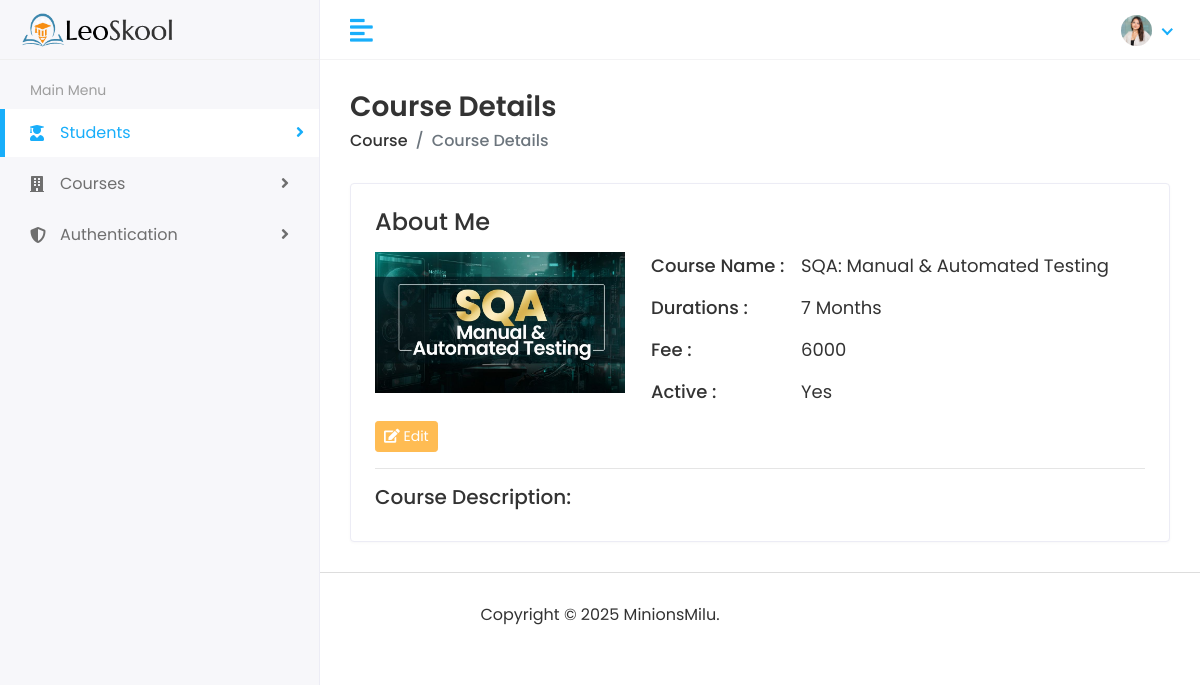
The app's page /course_detail/1/ (signed in) with its own data.
### student/models.py (models this page shows, shortened)
class Course(models.Model):
    name = models.CharField(max_length=100, unique=True)
    duration = models.IntegerField()
    fee = models.IntegerField()
    active = models.BooleanField(default=True)
    image = models.ImageField(upload_to=course_directory_path, default='Course_default.jpg')

### student/views.py (the view)
# urls.py: path('course_detail/<int:id>/', views.course_detail, name='course_detail'),
@login_required
def course_detail(request, id):
    course = Course.objects.get(id=id)
    return render(request, 'students/course_details.html', {'course': course})

### templates/students/course_details.html (shortened to what this page needs)
{% extends 'layout/base.html' %}
{% load static %}
{% block content %}
<div class="page-wrapper">
    <div class="content container-fluid">
        <div class="page-header">
            <div class="row">
                <div class="col-sm-12">
                    <h3 class="page-title">Course Details</h3>
                    <ul class="breadcrumb">
                        <li class="breadcrumb-item"><a href="">Course</a></li>
                        <li class="breadcrumb-item active">Course Details</li>
                    </ul>
                </div>
            </div>
        </div>
        <div class="card">
            <div class="card-body">
                <div class="row">
                    <div class="col-md-12">
                        <div class="about-info">
                            <h4>About Me</h4>
                            <div class="media mt-3">
                                <img src="{{course.image.url}}" class="mr-3" alt="...">
                                <div class="media-body">
                                    <ul>
                                        <li>
                                            <span class="title-span">Course Name : </span>
                                            <span class="info-span">{{course.name}}</span>
                                        </li>
                                        <li>
                                            <span class="title-span">Durations : </span>
                                            <span class="info-span">{{course.duration}} Months</span>
                                        </li>
                                        <li>
                                            <span class="title-span">Fee : </span>
                                            <span class="info-span">{{course.fee}}</span>
                                        </li>
                                        <li>
                                            <span class="title-span">Active : </span>
                                            <span class="info-span">{% if course.active %}
                                                Yes
                                            {% else %}
                                            Not
                                            {% endif %}</span>
                                        </li>
                                    </ul>
                                </div>
                            </div>
                            <div>
                                <a href="{% url 'course_update' course.id %}" class="btn btn-primary btn-sm"><i
                                        class="fa fa-edit"></i> Edit</a>
                            </div>
                            <hr>
                            <div class="row mt-2">
                                <div class="col-md-12">
                                    <h5>Course Description:</h5>
                                </div>
                            </div>
                        </div>
                    </div>
                </div>
            </div>
        </div>
    </div>
</div>
{% endblock content %}

### static/assets/css/style.css (style rules this page uses)
html { height: 100%; }
body { background-color: #fff; color: #333; font-family: 'Poppins', sans-serif; font-size: 1rem; height: 100%; line-height: 1.5; overflow-x: hidden; }
h1, h2, h3, h4, h5, h6 { font-family: 'Poppins', sans-serif; margin-top: 0; }
a { color: #009ce7; }
input, button, a { transition: all 0.4s ease; -moz-transition: all 0.4s ease; -o-transition: all 0.4s ease; -ms-transition: all 0.4s ease; -webkit-transition: all 0.4s ease; }
ul, ol { padding: 0px; list-style: none; }
.btn-primary { background-color: #FFBC53; border: 1px solid #FFBC53; }
.card { border: 1px solid #ececf5; box-shadow: 0 1px 3px 0 rgba(0, 0, 0, 0.03); margin-bottom: 1.875rem; }
.card-body { padding: 1.5rem; }
.page-wrapper { margin-left: 320px; padding-top: 60px; position: relative; transition: all 0.4s ease; }
.page-wrapper>.content { padding: 1.875rem 1.875rem 0; }
.page-header { margin-bottom: 1.875rem; }
.page-header .breadcrumb { background-color: transparent; color: #6c757d; font-size: 1rem; font-weight: 500; margin-bottom: 0; padding: 0; }
.page-header .breadcrumb a { color: #333; }
.page-title { font-size: 28px; font-weight: 600; color: #333; margin-bottom: 5px; }
.about-info img { width: 250px; }
.about-info ul li { font-size: 18px; margin: 0px 0px 15px 10px; display: flex; }
.title-span { font-weight: 500; width: 150px; }
.card { height: 100%; display: flex; flex-direction: column; }
.card-body { flex-grow: 1; }

### records on screen
Course: image (picture), name "SQA: Manual & Automated Testing", duration "7", fee "6000"
